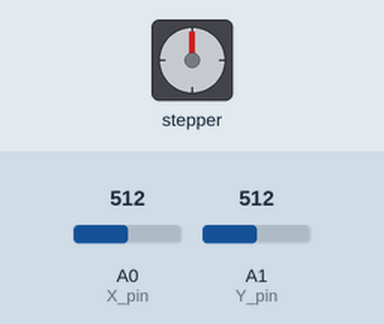
The sketch below on a simulated Arduino Uno, built with avr-gcc and run on an emulated ATmega328P. On the bench: stepper motor. Wiring (inferred from the names in the program): stepper motor (2048 steps per turn assumed): coils pin 10, pin 9, pin 6, pin 5. The inputs (shaded band) are chosen by the test bench; at power-on: A1 (Y_pin) = 512, A0 (X_pin) = 512.

Above: at 1.2 s.
1.3 s: A1 (Y_pin) set to 540
3.9 s: A1 (Y_pin) set to 565
At 5.7 s:
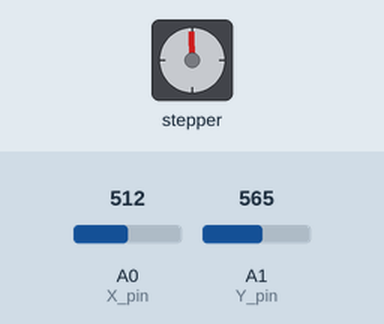
6.9 s: A1 (Y_pin) set to 1023
At 8.05 s:
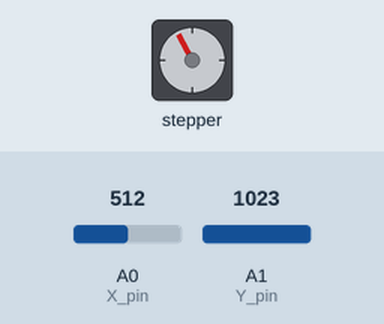
9.9 s: A1 (Y_pin) set to 0
At 10.16 s:
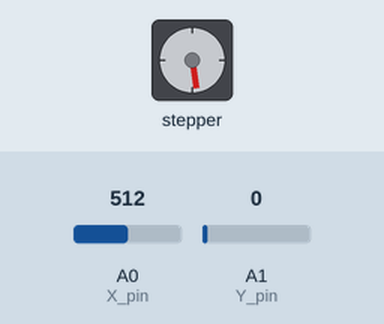
Timing chart, 0 to 19.9 s (numbered marks = the images above; inputs shaded):
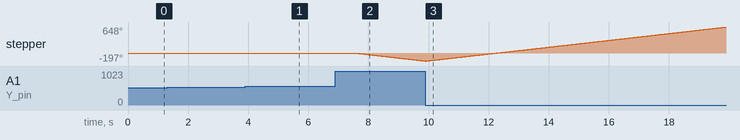

The sketch:

Project_27.2_Control_Stepper_Motor.ino
```cpp
//**********************************************************************************
/*
Keyestudio 2021 starter learning kit
Project 27.2
Control Stepper Motor with Joystick
http//www.keyestudio.com
*/
const int X_pin = 0; // analog pin A0 is connected to X
const int Y_pin = 1; // analog pin A1 is connected to Y
int SW_pin = 11;
int X_Rotate;
int Y_Rotate;
//the pin of the stepper motor
const int IN1_pin = 10;
const int IN2_pin = 9;
const int IN3_pin = 6;
const int IN4_pin = 5;
void setup() {
//set the pin of the joystic module
pinMode(SW_pin, INPUT);
digitalWrite(SW_pin, HIGH);
//set the pin of the stepper motor
pinMode(IN1_pin,OUTPUT);
pinMode(IN2_pin,OUTPUT);
pinMode(IN3_pin,OUTPUT);
pinMode(IN4_pin,OUTPUT);
}
void loop() {
X_Rotate = analogRead(X_pin);
Y_Rotate = analogRead(Y_pin);
if (Y_Rotate < 500) {
digitalWrite(IN1_pin, HIGH);
digitalWrite(IN2_pin, LOW);
digitalWrite(IN3_pin, LOW);
digitalWrite(IN4_pin, LOW);
delay((Y_Rotate/2)+2);
digitalWrite(IN1_pin, LOW);
digitalWrite(IN2_pin, HIGH);
digitalWrite(IN3_pin, LOW);
digitalWrite(IN4_pin, LOW);
delay((Y_Rotate/2)+2);
digitalWrite(IN1_pin, LOW);
digitalWrite(IN2_pin, LOW);
digitalWrite(IN3_pin, HIGH);
digitalWrite(IN4_pin, LOW);
delay((Y_Rotate/2)+2);
digitalWrite(IN1_pin, LOW);
digitalWrite(IN2_pin, LOW);
digitalWrite(IN3_pin, LOW);
digitalWrite(IN4_pin, HIGH);
delay((Y_Rotate/2)+2);
}
else if (Y_Rotate > 550){
digitalWrite(IN4_pin, HIGH);
digitalWrite(IN3_pin, LOW);
digitalWrite(IN2_pin, LOW);
digitalWrite(IN1_pin, LOW);
delay((1028-Y_Rotate)/2);
digitalWrite(IN4_pin, LOW);
digitalWrite(IN3_pin, HIGH);
digitalWrite(IN2_pin, LOW);
digitalWrite(IN1_pin, LOW);
delay((1028-Y_Rotate)/2);
digitalWrite(IN4_pin, LOW);
digitalWrite(IN3_pin, LOW);
digitalWrite(IN2_pin, HIGH);
digitalWrite(IN1_pin, LOW);
delay((1028-Y_Rotate)/2);
digitalWrite(IN4_pin, LOW);
digitalWrite(IN3_pin, LOW);
digitalWrite(IN2_pin, LOW);
digitalWrite(IN1_pin, HIGH);
delay((1028-Y_Rotate)/2);
}
else if (Y_Rotate > 500 && Y_Rotate < 550) {
digitalWrite(IN4_pin, LOW);
digitalWrite(IN3_pin, LOW);
digitalWrite(IN2_pin, LOW);
digitalWrite(IN1_pin, LOW);
}}
//**********************************************************************************
```

Measured:
- after the input at 1.3 s, every drawn part: stays the same
- after the input at 3.9 s, stepper: goes -1° 1.4 s, then -2°, starting after 1.4 s
